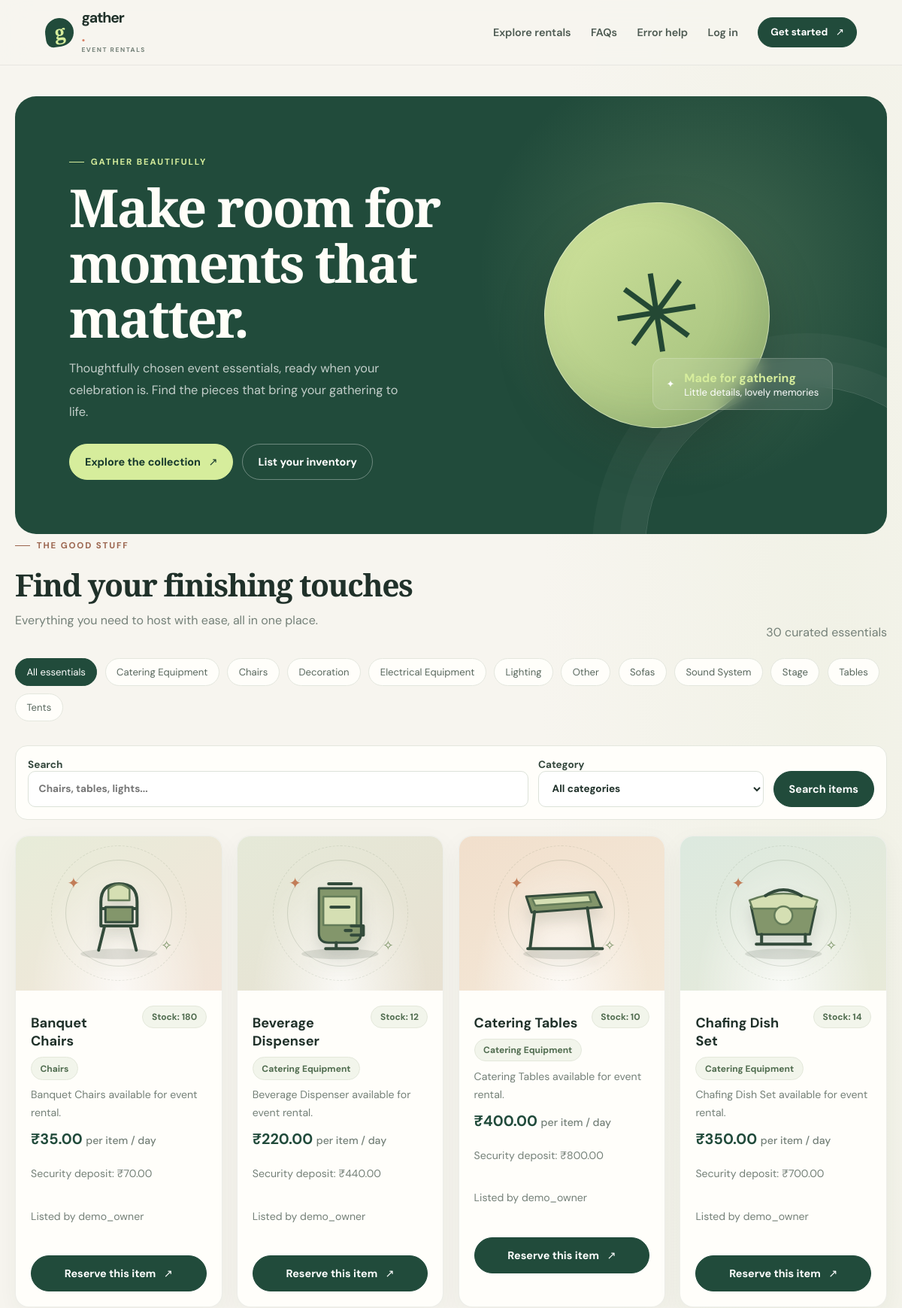
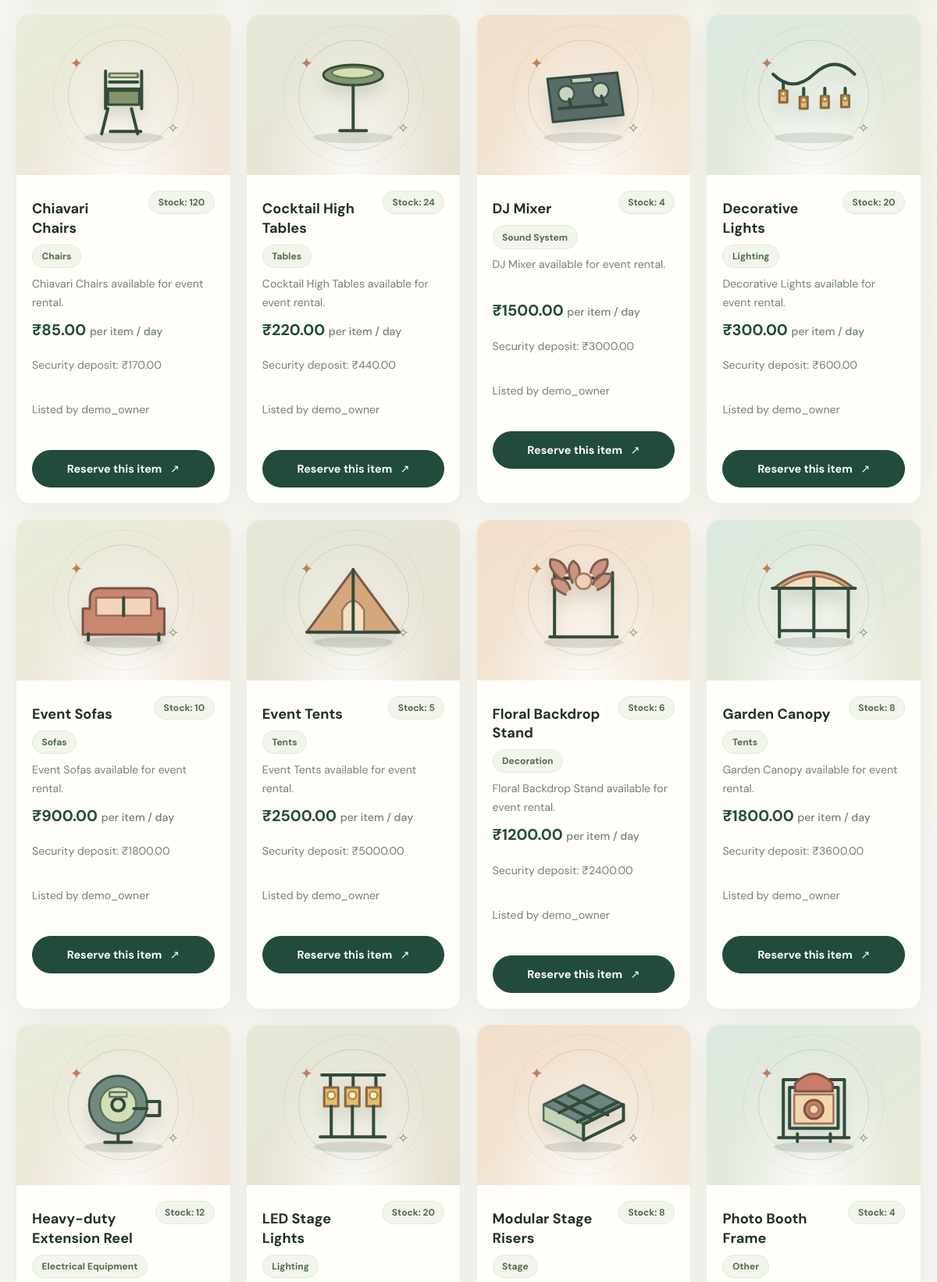
The page / (upper part) on the database its author committed (2 pictures, top to bottom).
### inventory/models.py (models this page shows, shortened)
class Category(models.Model):
    name = models.CharField(max_length=80, unique=True)
    created_at = models.DateTimeField(auto_now_add=True)
    class Meta:
        ordering = ['name']
        verbose_name_plural = 'categories'

class InventoryItem(models.Model):
    owner = models.ForeignKey(
        settings.AUTH_USER_MODEL,
        on_delete=models.CASCADE,
        related_name='stock_items',
    )
    name = models.CharField(max_length=120)
    category = models.ForeignKey(
        Category,
        on_delete=models.PROTECT,
        related_name='products',
        null=True,
        blank=True,
    )
    description = models.TextField(blank=True)
    image_url = models.URLField(blank=True)
    price_per_day = models.DecimalField(
        max_digits=10,
        decimal_places=2,
        validators=[MinValueValidator(Decimal('0.01'))],
    )
    security_deposit = models.DecimalField(
        max_digits=10,
        decimal_places=2,
        default=Decimal('0.00'),
        validators=[MinValueValidator(Decimal('0.00'))],
    )
    stock = models.PositiveIntegerField(validators=[MinValueValidator(1)])
    is_active = models.BooleanField(default=True)
    created_at = models.DateTimeField(auto_now_add=True)
    updated_at = models.DateTimeField(auto_now=True)
    class Meta:
        ordering = ['name', 'id']
        constraints = [
            models.CheckConstraint(
                condition=models.Q(stock__gte=1),
                name='product_stock_positive',
            ),
        ]

### myapp/views.py (the view)
# urls.py: path('', views.home, name='home'),
def home(request):
    products = Product.objects.filter(is_active=True).select_related('owner')
    query = request.GET.get('q', '').strip()
    category_id = request.GET.get('category', '').strip()
    if query:
        products = products.filter(name__icontains=query)
    if category_id.isdigit():
        products = products.filter(category_id=int(category_id))
    categories = Product.objects.filter(
        is_active=True,
        category__isnull=False,
    ).values_list('category_id', 'category__name').distinct().order_by('category__name')
    return render(
        request,
        'myapp/home.html',
        {
            'products': products,
            'categories': categories,
            'search_query': query,
            'selected_category': category_id,
        },
    )

### myapp/templates/myapp/home.html (shortened to what this page needs)
{% extends "myapp/base.html" %}
{% block content %}
    <section class="hero">
        <div class="hero-copy">
        <p class="eyebrow">Gather beautifully</p>
        <h1>Make room for moments that matter.</h1>
        <p>Thoughtfully chosen event essentials, ready when your celebration is. Find the pieces that bring your gathering to life.</p>
        {% if request.user.is_authenticated %}
            <a class="button" href="{% url 'dashboard' %}">Go to dashboard</a>
        {% else %}
            <div class="hero-actions">
                <a class="button" href="#inventory">Explore the collection <span aria-hidden="true">↗</span></a>
                <a class="button secondary" href="{% url 'signup' %}">List your inventory</a>
            </div>
        {% endif %}
        </div>
        <div class="hero-art" aria-hidden="true">
            <div class="hero-circle">✳</div>
            <div class="hero-note"><span>✦</span><span><strong>Made for gathering</strong>Little details, lovely memories</span></div>
        </div>
    </section>
    <section id="inventory">
        <div class="section-heading">
            <div>
                <p class="eyebrow">The good stuff</p>
                <h2>Find your finishing touches</h2>
                <p class="muted">Everything you need to host with ease, all in one place.</p>
            </div>
            <span class="muted">{{ products|length }} curated essentials</span>
        </div>
        <div class="category-strip">
            <a class="category-pill {% if not selected_category %}active{% endif %}" href="{% url 'home' %}#inventory">All essentials</a>
            {% for category_id, category_name in categories %}
                <a class="category-pill {% if selected_category == category_id|stringformat:'s' %}active{% endif %}" href="?category={{ category_id }}#inventory">{{ category_name }}</a>
            {% endfor %}
        </div>
        <form method="get" class="search-panel">
            <label class="field">
                <span>Search</span>
                <input name="q" value="{{ search_query }}" placeholder="Chairs, tables, lights...">
            </label>
            <label class="field">
                <span>Category</span>
                <select name="category">
                    <option value="">All categories</option>
                </select>
            </label>
            <button class="button" type="submit">Search items</button>
        </form>
        {% if products %}
            <div class="grid">
                {% for product in products %}
                    <article class="card product-card">
                        <div class="product-image product-image-{{ product.category.name|slugify }}">
                            {% if product.image_url %}
                                <img src="{{ product.image_url }}" alt="{{ product.name }}" loading="lazy">
                            {% else %}
                                <span class="art-orbit art-orbit-one" aria-hidden="true"></span>
                                <span class="art-orbit art-orbit-two" aria-hidden="true"></span>
                                <span class="art-spark art-spark-one" aria-hidden="true">✦</span>
                                <span class="art-spark art-spark-two" aria-hidden="true">✧</span>
                            {% endif %}
                        </div>
                        <div class="product-content">
                        <div class="row">
                            <h3>{{ product.name }}</h3>
                            <span class="badge">Stock: {{ product.stock }}</span>
                        </div>
                        {% if product.category %}<span class="badge">{{ product.category.name }}</span>{% endif %}
                        <p class="muted">{{ product.description|default:"No description provided." }}</p>
                        <p class="price">₹{{ product.price_per_day }} <span class="muted">per item / day</span></p>
                        {% if product.security_deposit %}<p class="muted">Security deposit: ₹{{ product.security_deposit }}</p>{% endif %}
                        <p class="muted">Listed by {{ product.owner.username }}</p>
                        {% if request.user.is_authenticated %}
                            {% if request.user.id != product.owner_id %}
                                <a class="button" href="{% url 'book-product' product.id %}">Choose your dates <span aria-hidden="true">↗</span></a>
                            {% endif %}
                        {% else %}
                            <a class="button" href="{% url 'login' %}?next={% url 'book-product' product.id %}">Reserve this item <span aria-hidden="true">↗</span></a>
                        {% endif %}
                        </div>
                    </article>
                {% endfor %}
            </div>
        {% else %}
            <div class="empty">No items have been listed yet. Create an owner account to add the first item.</div>
        {% endif %}
    </section>
{% endblock %}

### rows shown on the page
Category: name "Catering Equipment"
Category: name "Chairs"
Category: name "Decoration"
Category: name "Electrical Equipment"
Category: name "Lighting"
Category: name "Other"
Category: name "Sofas"
Category: name "Sound System"
Category: name "Stage"
Category: name "Tables"
Category: name "Tents"
InventoryItem: name "Banquet Chairs", stock "180", category.name "Chairs", description "Banquet Chairs available for event rental.", price_per_day "35.00", security_deposit "70.00", owner.username "demo_owner", shows "Reserve this item"
InventoryItem: name "Beverage Dispenser", stock "12", category.name "Catering Equipment", description "Beverage Dispenser available for event rental.", price_per_day "220.00", security_deposit "440.00", owner.username "demo_owner", shows "Reserve this item"
InventoryItem: name "Catering Tables", stock "10", category.name "Catering Equipment", description "Catering Tables available for event rental.", price_per_day "400.00", security_deposit "800.00", owner.username "demo_owner", shows "Reserve this item"
InventoryItem: name "Chafing Dish Set", stock "14", category.name "Catering Equipment", description "Chafing Dish Set available for event rental.", price_per_day "350.00", security_deposit "700.00", owner.username "demo_owner", shows "Reserve this item"
InventoryItem: name "Chiavari Chairs", stock "120", category.name "Chairs", description "Chiavari Chairs available for event rental.", price_per_day "85.00", security_deposit "170.00", owner.username "demo_owner", shows "Reserve this item"
InventoryItem: name "Cocktail High Tables", stock "24", category.name "Tables", description "Cocktail High Tables available for event rental.", price_per_day "220.00", security_deposit "440.00", owner.username "demo_owner", shows "Reserve this item"
InventoryItem: name "DJ Mixer", stock "4", category.name "Sound System", description "DJ Mixer available for event rental.", price_per_day "1500.00", security_deposit "3000.00", owner.username "demo_owner", shows "Reserve this item"
InventoryItem: name "Decorative Lights", stock "20", category.name "Lighting", description "Decorative Lights available for event rental.", price_per_day "300.00", security_deposit "600.00", owner.username "demo_owner", shows "Reserve this item"
InventoryItem: name "Event Sofas", stock "10", category.name "Sofas", description "Event Sofas available for event rental.", price_per_day "900.00", security_deposit "1800.00", owner.username "demo_owner", shows "Reserve this item"
InventoryItem: name "Event Tents", stock "5", category.name "Tents", description "Event Tents available for event rental.", price_per_day "2500.00", security_deposit "5000.00", owner.username "demo_owner", shows "Reserve this item"
InventoryItem: name "Floral Backdrop Stand", stock "6", category.name "Decoration", description "Floral Backdrop Stand available for event rental.", price_per_day "1200.00", security_deposit "2400.00", owner.username "demo_owner", shows "Reserve this item"
InventoryItem: name "Garden Canopy", stock "8", category.name "Tents", description "Garden Canopy available for event rental.", price_per_day "1800.00", security_deposit "3600.00", owner.username "demo_owner", shows "Reserve this item"
InventoryItem: name "Heavy-duty Extension Reel", stock "12", category.name "Electrical Equipment"
InventoryItem: name "LED Stage Lights", stock "20", category.name "Lighting"
InventoryItem: name "Modular Stage Risers", stock "8", category.name "Stage"
InventoryItem: name "Photo Booth Frame", stock "4", category.name "Other"

### other values the page prints
{{ products|length }} "30"
